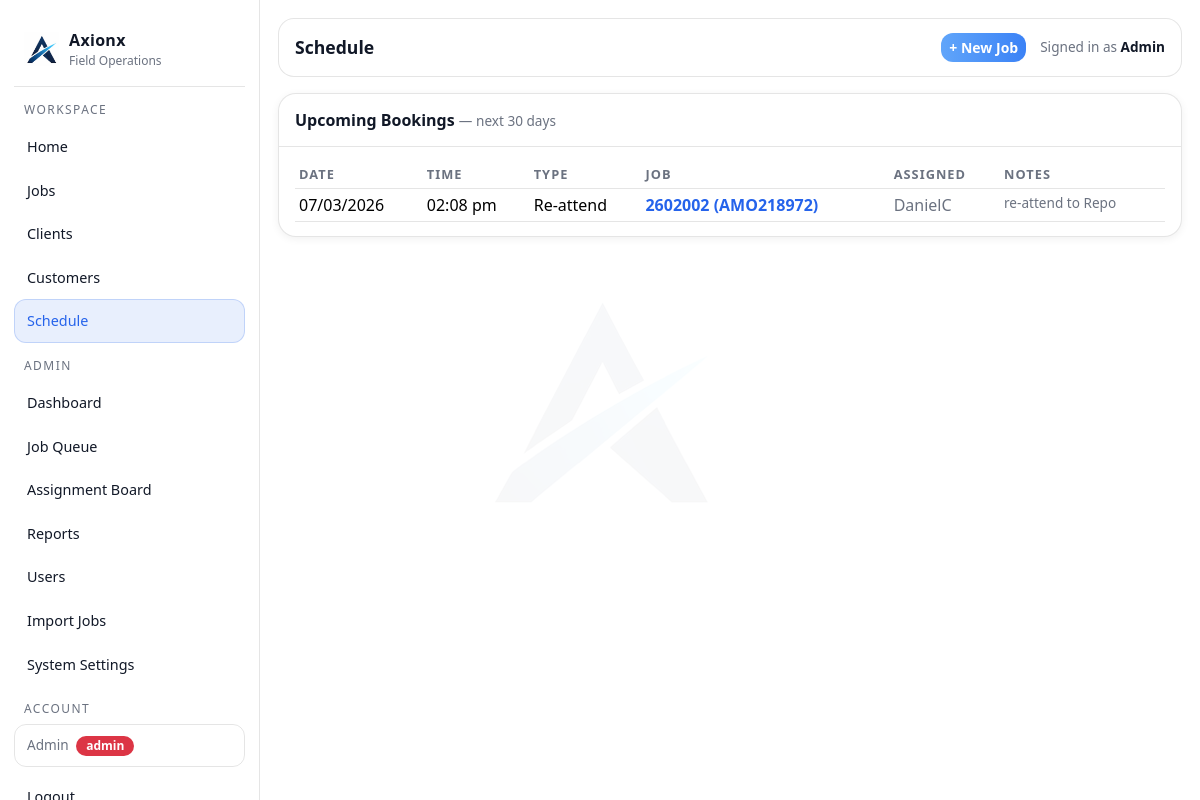
The app's page /schedule (signed in) with its own data.
### tables this page shows
CREATE TABLE schedules (
        id INTEGER PRIMARY KEY AUTOINCREMENT,
        job_id INTEGER NOT NULL,
        booking_type_id INTEGER NOT NULL,
        scheduled_for TEXT NOT NULL,
        status TEXT NOT NULL DEFAULT 'Booked',
        notes TEXT,
        created_by_user_id INTEGER,
        created_at TEXT NOT NULL, assigned_to_user_id INTEGER,
        FOREIGN KEY(job_id) REFERENCES jobs(id),
        FOREIGN KEY(booking_type_id) REFERENCES booking_types(id),
        FOREIGN KEY(created_by_user_id) REFERENCES users(id)
    );

CREATE TABLE booking_types (
        id INTEGER PRIMARY KEY AUTOINCREMENT,
        name TEXT NOT NULL UNIQUE,
        active INTEGER NOT NULL DEFAULT 1
    );

CREATE TABLE jobs (
        id INTEGER PRIMARY KEY AUTOINCREMENT,

        internal_job_number TEXT NOT NULL,
        client_reference TEXT,
        display_ref TEXT NOT NULL,

        client_id INTEGER,
        customer_id INTEGER,
        assigned_user_id INTEGER,

        job_type TEXT NOT NULL,
        visit_type TEXT NOT NULL,
        status TEXT NOT NULL,
        priority TEXT NOT NULL,

        job_address TEXT,
        description TEXT,

        created_at TEXT NOT NULL,
        updated_at TEXT NOT NULL, lender_name TEXT, account_number TEXT, regulation_type TEXT, arrears_cents INTEGER, costs_cents INTEGER, mmp_cents INTEGER, job_due_date TEXT, bill_to_client_id INTEGER, payment_frequency TEXT, client_job_number TEXT,

        FOREIGN KEY(client_id) REFERENCES clients(id),
        FOREIGN KEY(customer_id) REFERENCES customers(id),
        FOREIGN KEY(assigned_user_id) REFERENCES users(id)
    );

CREATE TABLE users (
        id INTEGER PRIMARY KEY AUTOINCREMENT,
        full_name TEXT NOT NULL,
        email TEXT UNIQUE NOT NULL,
        password TEXT NOT NULL,
        role TEXT NOT NULL,
        active INTEGER NOT NULL DEFAULT 1,
        created_at TEXT NOT NULL
    );

### app.py (the view, shortened to what this page needs)
@app.get("/schedule")
@login_required
@admin_required
def schedule_index():
    from datetime import timedelta
    now    = datetime.now()
    horizon = now + timedelta(days=30)
    now_str = now.isoformat(timespec="seconds")
    hor_str = horizon.isoformat(timespec="seconds")
    conn = db()
    cur  = conn.cursor()
    caller_id   = session.get("user_id")
    caller_role = session.get("role", "")
    if caller_role == "admin":
        cur.execute("""
            SELECT s.*, bt.name booking_type_name,
                   j.internal_job_number, j.client_reference, j.display_ref, j.id job_id,
                   u.full_name assigned_to_name
            FROM schedules s
            JOIN booking_types bt ON bt.id = s.booking_type_id
            JOIN jobs j ON j.id = s.job_id
            LEFT JOIN users u ON u.id = s.assigned_to_user_id
            WHERE s.status NOT IN ('Completed', 'Cancelled')
              AND s.scheduled_for >= ?
              AND s.scheduled_for <= ?
            ORDER BY s.scheduled_for ASC
        """, (now_str, hor_str))
    bookings = cur.fetchall()
    conn.close()
    return render_template("schedule/index.html", bookings=bookings,
                           is_admin=(caller_role == "admin"))

### app.py (called while the page is built)
def db():
    conn = sqlite3.connect(DB_PATH)
    conn.row_factory = sqlite3.Row
    return conn

def add_column_if_missing(cur, table, col, coltype):
    cur.execute(f"PRAGMA table_info({table})")
    cols = [r["name"] for r in cur.fetchall()]
    if col not in cols:
        cur.execute(f"ALTER TABLE {table} ADD COLUMN {col} {coltype}")

@app.context_processor
def inject_globals():
    return {
        "GOOGLE_MAPS_API_KEY": os.environ.get("GOOGLE_MAPS_API_KEY", ""),
        "google_maps_api_key": os.getenv("GOOGLE_MAPS_API_KEY", "")
    }

@app.before_request
def _ensure_db():
    init_db()

def login_required(f):
    @wraps(f)
    def wrapper(*args, **kwargs):
        if not session.get("user_id"):
            return redirect(url_for("login"))
        return f(*args, **kwargs)
    return wrapper

def admin_required(f):
    @wraps(f)
    def wrapper(*args, **kwargs):
        if not session.get("user_id"):
            return redirect(url_for("login"))
        if session.get("role") != "admin":
            flash("Admin access required.", "danger")
            return redirect(url_for("index"))
        return f(*args, **kwargs)
    return wrapper

### templates/schedule/index.html (shortened to what this page needs)
{% extends "layout.html" %}
{% block page_title %}Schedule{% endblock %}
{% block content %}
<div class="ax-card">
  <div class="ax-card-h d-flex justify-content-between align-items-center">
    <div>Upcoming Bookings <span style="color:var(--muted);font-size:.85rem;font-weight:400">— next 30 days</span></div>
  </div>
  <div class="ax-card-b">
    {% if bookings %}
    <div class="table-responsive">
      <table class="table table-sm mb-0">
        <thead>
          <tr>
            <th>Date</th>
            <th>Time</th>
            <th>Type</th>
            <th>Job</th>
            {% if is_admin %}<th>Assigned</th>{% endif %}
            <th>Notes</th>
          </tr>
        </thead>
        <tbody>
          {% for b in bookings %}
          <tr>
            <td>{{ b.scheduled_for[:10].split('-')|reverse|join('/') }}</td>
            <td>
              {% set hr = b.scheduled_for[11:13]|int %}
              {% set mn = b.scheduled_for[14:16] %}
              {% if hr == 0 %}12:{{ mn }} am
              {% elif hr < 12 %}{{ '%02d'|format(hr) }}:{{ mn }} am
              {% elif hr == 12 %}12:{{ mn }} pm
              {% else %}{{ '%02d'|format(hr - 12) }}:{{ mn }} pm
              {% endif %}
            </td>
            <td>{{ b.booking_type_name }}</td>
            <td>
              <a href="/jobs/{{ b.job_id }}"
                 style="color:var(--accent);text-decoration:none;font-weight:600">
                {{ b.display_ref or b.internal_job_number or b.client_reference or ('Job #' ~ b.job_id) }}
              </a>
            </td>
            {% if is_admin %}
            <td style="color:var(--muted)">{{ b.assigned_to_name or '—' }}</td>
            {% endif %}
            <td style="color:var(--muted);font-size:.85rem">{{ b.notes or '—' }}</td>
          </tr>
          {% endfor %}
        </tbody>
      </table>
    </div>
    {% else %}
    <div class="py-4 text-center" style="color:var(--muted)">
      No bookings scheduled in the next 30 days.
    </div>
    {% endif %}
  </div>
</div>
{% endblock %}

### templates/layout.html (style rules this page uses)
:root { --bg: #ffffff; --panel: #ffffff; --panel2: #f3f4f6; --card: #f9fafb; --text: #111827; --muted: #6b7280; --line: rgba(0,0,0,.10); --accent: #2563eb; --accent2: #16a34a; --danger: #dc2626; }
body { background: #ffffff; color: var(--text); }
body::before { content: ''; position: fixed; inset: 0; background: url('/static/images/axionx-icon.png') center center / 260px auto no-repeat; opacity: .03; pointer-events: none; z-index: 0; }
.ax-card { background: #ffffff; border: 1px solid var(--line); border-radius: 18px; box-shadow: 0 2px 8px rgba(0,0,0,.06); overflow: visible; }
.ax-card .ax-card-h { padding: 14px 16px; border-bottom: 1px solid var(--line); font-weight: 650; }
.ax-card .ax-card-b { padding: 14px 16px; }
.table { color: var(--text); }
.table thead th { color: var(--muted); font-size: .8rem; text-transform: uppercase; letter-spacing: .08em; border-color: var(--line); }
.table td { border-color: var(--line); }

### records on screen
schedules: scheduled_for "07/03/2026", hr "02", mn "08", booking_type_name "Re-attend", display_ref "2602002 (AMO218972)", full_name "DanielC", notes "re-attend to Repo"

### other values on screen
{{ session.get('user_name') }} "Admin"
{{ session.get('role') }} "admin"
